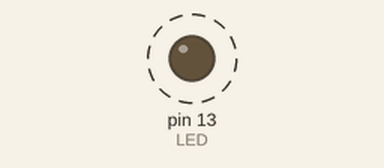
Simulated run of this sketch. Board: Arduino Uno, built with avr-gcc and run on an emulated ATmega328P. On the bench: output pins drawn as LEDs (lit = HIGH). Dashed ring = blinking.

Above: at 0.5 s.
Timing chart, 0 to 3.0 s (numbered marks = the images above):
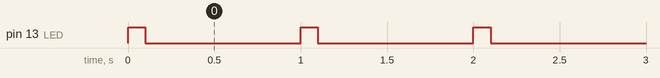

The sketch:

LAB3TASK2.ino
```cpp
/*
 * ATmega328P normal mode LED blink (no sleep)
 * LED on PB5 (Arduino digital pin 13)
 */

#include <avr/io.h>
#include <util/delay.h>

int main(void) {
    DDRB |= (1 << PB5);  // Set PB5 as output

    while (1) {
        PORTB |= (1 << PB5);   // LED ON
        _delay_ms(100);        // ON for 0.1 s

        PORTB &= ~(1 << PB5);  // LED OFF
        _delay_ms(900);        // OFF for 0.9 s
    }
}
```

Measured:
- by itself, pin 13 (LED): alternates HIGH for 0.10 s and LOW for 0.90 s
